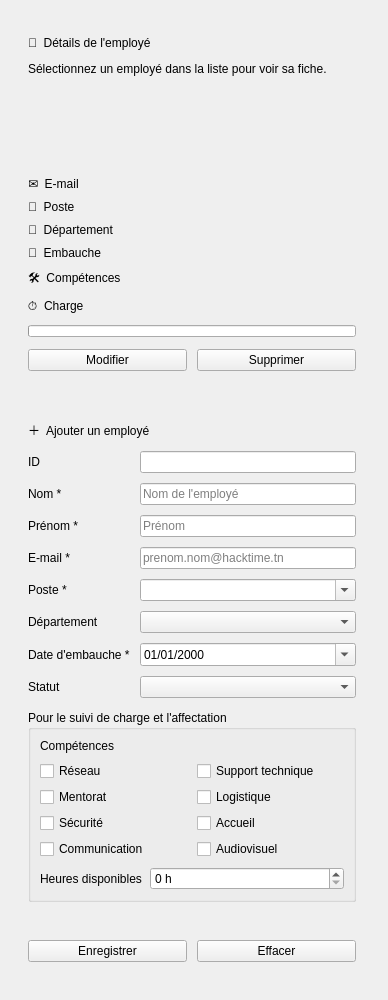
          <widget class="QWidget" name="colonneDroite">
           <property name="geometry">
            <rect>
             <x>0</x>
             <y>0</y>
             <width>388</width>
             <height>900</height>
            </rect>
           </property>
           <layout class="QVBoxLayout" name="dispositionColonneDroite">
            <property name="spacing">
             <number>16</number>
            </property>
            <property name="leftMargin">
             <number>10</number>
            </property>
            <property name="topMargin">
             <number>20</number>
            </property>
            <property name="rightMargin">
             <number>14</number>
            </property>
            <property name="bottomMargin">
             <number>20</number>
            </property>
            <item>
             <widget class="QFrame" name="carteDetails">
              <property name="carte" stdset="0">
               <bool>true</bool>
              </property>
              <layout class="QVBoxLayout" name="dispositionDetails">
               <property name="spacing">
                <number>12</number>
               </property>
               <property name="leftMargin">
                <number>18</number>
               </property>
               <property name="topMargin">
                <number>16</number>
               </property>
               <property name="rightMargin">
                <number>18</number>
               </property>
               <property name="bottomMargin">
                <number>18</number>
               </property>
               <item>
                <widget class="QLabel" name="titreDetails">
                 <property name="texte" stdset="0">
                  <string notr="true">h2</string>
                 </property>
                 <property name="text">
                  <string>👤  Détails de l'employé</string>
                 </property>
                </widget>
               </item>
               <item>
                <widget class="QLabel" name="detVide">
                 <property name="texte" stdset="0">
                  <string notr="true">discret</string>
                 </property>
                 <property name="wordWrap">
                  <bool>true</bool>
                 </property>
                 <property name="text">
                  <string>Sélectionnez un employé dans la liste pour voir sa fiche.</string>
                 </property>
                </widget>
               </item>
               <item>
                <widget class="QWidget" name="detContenu">
                 <layout class="QVBoxLayout" name="dispositionDetContenu">
                  <property name="spacing">
                   <number>12</number>
                  </property>
                  <property name="leftMargin">
                   <number>0</number>
                  </property>
                  <property name="topMargin">
                   <number>0</number>
                  </property>
                  <property name="rightMargin">
                   <number>0</number>
                  </property>
                  <property name="bottomMargin">
                   <number>0</number>
                  </property>
                  <item>
                   <widget class="QFrame" name="identite">
                    <layout class="QHBoxLayout" name="dispositionIdentite" stretch="0,1,0">
                     <property name="spacing">
                      <number>12</number>
                     </property>
                     <property name="leftMargin">
                      <number>12</number>
                     </property>
                     <property name="topMargin">
                      <number>12</number>
                     </property>
                     <property name="rightMargin">
                      <number>12</number>
                     </property>
                     <property name="bottomMargin">
                      <number>12</number>
                     </property>
                     <item>
                      <widget class="QLabel" name="detAvatar">
                       <property name="minimumSize">
                        <size>
                         <width>52</width>
                         <height>52</height>
                        </size>
                       </property>
                       <property name="maximumSize">
                        <size>
                         <width>52</width>
                         <height>52</height>
                        </size>
                       </property>
                       <property name="alignment">
                        <set>Qt::AlignCenter</set>
                       </property>
                      </widget>
                     </item>
                     <item>
                      <layout class="QVBoxLayout" name="nomsEmploye">
                       <property name="spacing">
                        <number>0</number>
                       </property>
                       <item>
                        <widget class="QLabel" name="detNom">
                         <property name="styleSheet">
                          <string notr="true">font-size:11pt;font-weight:bold;</string>
                         </property>
                         <property name="wordWrap">
                          <bool>true</bool>
                         </property>
                        </widget>
                       </item>
                       <item>
                        <widget class="QLabel" name="detId">
                         <property name="texte" stdset="0">
                          <string notr="true">petit</string>
                         </property>
                         <property name="text">
                          <string/>
                         </property>
                        </widget>
                       </item>
                      </layout>
                     </item>
                     <item alignment="Qt::AlignVCenter">
                      <widget class="QLabel" name="detStatut">
                       <property name="alignment">
                        <set>Qt::AlignCenter</set>
                       </property>
                      </widget>
                     </item>
                    </layout>
                   </widget>
                  </item>
                  <item>
                   <layout class="QGridLayout" name="grilleDetails" columnstretch="0,1">
                    <property name="horizontalSpacing">
                     <number>14</number>
                    </property>
                    <property name="verticalSpacing">
                     <number>9</number>
                    </property>
                    <item row="0" column="0" alignment="Qt::AlignTop">
                     <widget class="QLabel" name="libelleDetEmail">
                      <property name="text">
                       <string>✉️  E-mail</string>
                      </property>
                     </widget>
                    </item>
                    <item row="0" column="1">
                     <widget class="QLabel" name="detEmail">
                      <property name="wordWrap">
                       <bool>true</bool>
                      </property>
                      <property name="textInteractionFlags">
                       <set>Qt::TextSelectableByMouse</set>
                      </property>
                     </widget>
                    </item>
                    <item row="1" column="0" alignment="Qt::AlignTop">
                     <widget class="QLabel" name="libelleDetPoste">
                      <property name="text">
                       <string>💼  Poste</string>
                      </property>
                     </widget>
                    </item>
                    <item row="1" column="1">
                     <widget class="QLabel" name="detPoste">
                      <property name="wordWrap">
                       <bool>true</bool>
                      </property>
                      <property name="textInteractionFlags">
                       <set>Qt::TextSelectableByMouse</set>
                      </property>
                     </widget>
                    </item>
                    <item row="2" column="0" alignment="Qt::AlignTop">
                     <widget class="QLabel" name="libelleDetDepartement">
                      <property name="text">
                       <string>🏢  Département</string>
                      </property>
                     </widget>
                    </item>
                    <item row="2" column="1">
                     <widget class="QLabel" name="detDepartement">
                      <property name="wordWrap">
                       <bool>true</bool>
                      </property>
                      <property name="textInteractionFlags">
                       <set>Qt::TextSelectableByMouse</set>
                      </property>
                     </widget>
                    </item>
                    <item row="3" column="0" alignment="Qt::AlignTop">
                     <widget class="QLabel" name="libelleDetDate">
                      <property name="text">
                       <string>📅  Embauche</string>
                      </property>
                     </widget>
                    </item>
                    <item row="3" column="1">
                     <widget class="QLabel" name="detDate">
                      <property name="wordWrap">
                       <bool>true</bool>
                      </property>
                      <property name="textInteractionFlags">
                       <set>Qt::TextSelectableByMouse</set>
                      </property>
                     </widget>
                    </item>
                    <item row="4" column="0" alignment="Qt::AlignTop">
                     <widget class="QLabel" name="libelleDetCompetences">
                      <property name="text">
                       <string>🛠️  Compétences</string>
                      </property>
                     </widget>
                    </item>
                    <item row="4" column="1">
                     <widget class="QLabel" name="detCompetences">
                      <property name="wordWrap">
                       <bool>true</bool>
                      </property>
                      <property name="textInteractionFlags">
                       <set>Qt::TextSelectableByMouse</set>
                      </property>
                     </widget>
                    </item>
                    <item row="5" column="0" alignment="Qt::AlignTop">
                     <widget class="QLabel" name="libelleDetCharge">
                      <property name="text">
                       <string>⏱  Charge</string>
                      </property>
                     </widget>
                    </item>
                    <item row="5" column="1">
                     <widget class="QLabel" name="detCharge">
                      <property name="wordWrap">
                       <bool>true</bool>
                      </property>
                      <property name="textInteractionFlags">
                       <set>Qt::TextSelectableByMouse</set>
                      </property>
                     </widget>
                    </item>
                   </layout>
                  </item>
                  <item>
                   <widget class="QProgressBar" name="detBarre">
                    <property name="minimumSize">
                     <size>
                      <width>0</width>
                      <height>12</height>
                     </size>
                    </property>
                    <property name="maximumSize">
                     <size>
                      <width>16777215</width>
                      <height>12</height>
                     </size>
                    </property>
                    <property name="value">
                     <number>0</number>
                    </property>
                    <property name="textVisible">
                     <bool>false</bool>
                    </property>
                   </widget>
                  </item>
                  <item>
                   <layout class="QHBoxLayout" name="actionsDetails">
                    <property name="spacing">
                     <number>10</number>
                    </property>
                    <item>
                     <widget class="QPushButton" name="boutonModifier">
                      <property name="cursor">
                       <cursorShape>PointingHandCursor</cursorShape>
                      </property>
                      <property name="text">
                       <string>Modifier</string>
                      </property>
                      <property name="variante" stdset="0">
                       <string notr="true">primaire</string>
                      </property>
                     </widget>
                    </item>
                    <item>
                     <widget class="QPushButton" name="boutonSupprimer">
                      <property name="cursor">
                       <cursorShape>PointingHandCursor</cursorShape>
                      </property>
                      <property name="text">
                       <string>Supprimer</string>
                      </property>
                      <property name="variante" stdset="0">
                       <string notr="true">danger</string>
                      </property>
                     </widget>
                    </item>
                   </layout>
                  </item>
                 </layout>
                </widget>
               </item>
              </layout>
             </widget>
            </item>
            <item>
             <widget class="QFrame" name="carteFormulaire">
              <property name="carte" stdset="0">
               <bool>true</bool>
              </property>
              <layout class="QVBoxLayout" name="dispositionFormulaire">
               <property name="spacing">
                <number>12</number>
               </property>
               <property name="leftMargin">
                <number>18</number>
               </property>
               <property name="topMargin">
                <number>16</number>
               </property>
               <property name="rightMargin">
                <number>18</number>
               </property>
               <property name="bottomMargin">
                <number>18</number>
               </property>
               <item>
                <widget class="QLabel" name="formTitre">
                 <property name="texte" stdset="0">
                  <string notr="true">h2</string>
                 </property>
                 <property name="wordWrap">
                  <bool>true</bool>
                 </property>
                 <property name="text">
                  <string>＋  Ajouter un employé</string>
                 </property>
                </widget>
               </item>
               <item>
                <layout class="QGridLayout" name="grilleFormulaire" columnstretch="0,1">
                 <property name="horizontalSpacing">
                  <number>10</number>
                 </property>
                 <property name="verticalSpacing">
                  <number>10</number>
                 </property>
                 <item row="0" column="0">
                  <widget class="QLabel" name="libelleFId">
                   <property name="text">
                    <string>ID</string>
                   </property>
                  </widget>
                 </item>
                 <item row="0" column="1">
                  <widget class="QLineEdit" name="fId">
                   <property name="readOnly">
                    <bool>true</bool>
                   </property>
                  </widget>
                 </item>
                 <item row="1" column="0">
                  <widget class="QLabel" name="libelleFNom">
                   <property name="text">
                    <string>Nom *</string>
                   </property>
                  </widget>
                 </item>
                 <item row="1" column="1">
                  <widget class="QLineEdit" name="fNom">
                   <property name="maxLength">
                    <number>40</number>
                   </property>
                   <property name="placeholderText">
                    <string>Nom de l'employé</string>
                   </property>
                  </widget>
                 </item>
                 <item row="2" column="0">
                  <widget class="QLabel" name="libelleFPrenom">
                   <property name="text">
                    <string>Prénom *</string>
                   </property>
                  </widget>
                 </item>
                 <item row="2" column="1">
                  <widget class="QLineEdit" name="fPrenom">
                   <property name="maxLength">
                    <number>40</number>
                   </property>
                   <property name="placeholderText">
                    <string>Prénom</string>
                   </property>
                  </widget>
                 </item>
                 <item row="3" column="0">
                  <widget class="QLabel" name="libelleFEmail">
                   <property name="text">
                    <string>E-mail *</string>
                   </property>
                  </widget>
                 </item>
                 <item row="3" column="1">
                  <widget class="QLineEdit" name="fEmail">
                   <property name="maxLength">
                    <number>80</number>
                   </property>
                   <property name="placeholderText">
                    <string>prenom.nom@hacktime.tn</string>
                   </property>
                  </widget>
                 </item>
                 <item row="4" column="0">
                  <widget class="QLabel" name="libelleFPoste">
                   <property name="text">
                    <string>Poste *</string>
                   </property>
                  </widget>
                 </item>
                 <item row="4" column="1">
                  <widget class="QComboBox" name="fPoste">
                   <property name="editable">
                    <bool>true</bool>
                   </property>
                   <property name="insertPolicy">
                    <enum>QComboBox::NoInsert</enum>
                   </property>
                  </widget>
                 </item>
                 <item row="5" column="0">
                  <widget class="QLabel" name="libelleFDepartement">
                   <property name="text">
                    <string>Département</string>
                   </property>
                  </widget>
                 </item>
                 <item row="5" column="1">
                  <widget class="QComboBox" name="fDepartement"/>
                 </item>
                 <item row="6" column="0">
                  <widget class="QLabel" name="libelleFDate">
                   <property name="text">
                    <string>Date d'embauche *</string>
                   </property>
                  </widget>
                 </item>
                 <item row="6" column="1">
                  <widget class="QDateEdit" name="fDate">
                   <property name="displayFormat">
                    <string>dd/MM/yyyy</string>
                   </property>
                   <property name="calendarPopup">
                    <bool>true</bool>
                   </property>
                  </widget>
                 </item>
                 <item row="7" column="0">
                  <widget class="QLabel" name="libelleFStatut">
                   <property name="text">
                    <string>Statut</string>
                   </property>
                  </widget>
                 </item>
                 <item row="7" column="1">
                  <widget class="QComboBox" name="fStatut"/>
                 </item>
                </layout>
               </item>
               <item>
                <widget class="QGroupBox" name="groupeMetier">
                 <property name="title">
                  <string>Pour le suivi de charge et l'affectation</string>
                 </property>
                 <layout class="QVBoxLayout" name="dispositionGroupeMetier">
                  <property name="spacing">
                   <number>8</number>
                  </property>
                  <item>
                   <widget class="QLabel" name="libelleCompetences">
                    <property name="text">
                     <string>Compétences</string>
                    </property>
                   </widget>
                  </item>
                  <item>
                   <layout class="QGridLayout" name="grilleCompetences">
                    <property name="horizontalSpacing">
                     <number>10</number>
                    </property>
                    <property name="verticalSpacing">
                     <number>6</number>
                    </property>
                    <item row="0" column="0">
                     <widget class="QCheckBox" name="caseReseau">
                      <property name="text">
                       <string>Réseau</string>
                      </property>
                     </widget>
                    </item>
                    <item row="0" column="1">
                     <widget class="QCheckBox" name="caseSupport">
                      <property name="text">
                       <string>Support technique</string>
                      </property>
                     </widget>
                    </item>
                    <item row="1" column="0">
                     <widget class="QCheckBox" name="caseMentorat">
                      <property name="text">
                       <string>Mentorat</string>
                      </property>
                     </widget>
                    </item>
                    <item row="1" column="1">
                     <widget class="QCheckBox" name="caseLogistique">
                      <property name="text">
                       <string>Logistique</string>
                      </property>
                     </widget>
                    </item>
                    <item row="2" column="0">
                     <widget class="QCheckBox" name="caseSecurite">
                      <property name="text">
                       <string>Sécurité</string>
                      </property>
                     </widget>
                    </item>
                    <item row="2" column="1">
                     <widget class="QCheckBox" name="caseAccueil">
                      <property name="text">
                       <string>Accueil</string>
                      </property>
                     </widget>
                    </item>
                    <item row="3" column="0">
                     <widget class="QCheckBox" name="caseCommunication">
                      <property name="text">
                       <string>Communication</string>
                      </property>
                     </widget>
                    </item>
                    <item row="3" column="1">
                     <widget class="QCheckBox" name="caseAudiovisuel">
                      <property name="text">
                       <string>Audiovisuel</string>
                      </property>
                     </widget>
                    </item>
                   </layout>
                  </item>
                  <item>
                   <layout class="QHBoxLayout" name="ligneDispo" stretch="0,1">
                    <item>
                     <widget class="QLabel" name="libelleDispo">
                      <property name="text">
                       <string>Heures disponibles</string>
                      </property>
                     </widget>
                    </item>
                    <item>
                     <widget class="QSpinBox" name="fDispo">
                      <property name="suffix">
                       <string> h</string>
                      </property>
                      <property name="minimum">
                       <number>0</number>
                      </property>
                      <property name="maximum">
                       <number>72</number>
                      </property>
                     </widget>
                    </item>
                   </layout>
                  </item>
                 </layout>
                </widget>
               </item>
               <item>
                <widget class="QLabel" name="formErreur">
                 <property name="texte" stdset="0">
                  <string notr="true">erreur</string>
                 </property>
                 <property name="wordWrap">
                  <bool>true</bool>
                 </property>
                 <property name="text">
                  <string/>
                 </property>
                </widget>
               </item>
               <item>
                <layout class="QHBoxLayout" name="actionsFormulaire">
                 <property name="spacing">
                  <number>10</number>
                 </property>
                 <item>
                  <widget class="QPushButton" name="boutonEnregistrer">
                   <property name="cursor">
                    <cursorShape>PointingHandCursor</cursorShape>
                   </property>
                   <property name="text">
                    <string>Enregistrer</string>
                   </property>
                   <property name="variante" stdset="0">
                    <string notr="true">primaire</string>
                   </property>
                  </widget>
                 </item>
                 <item>
                  <widget class="QPushButton" name="fEffacer">
                   <property name="cursor">
                    <cursorShape>PointingHandCursor</cursorShape>
                   </property>
                   <property name="text">
                    <string>Effacer</string>
                   </property>
                   <property name="variante" stdset="0">
                    <string notr="true">contour</string>
                   </property>
                  </widget>
                 </item>
                </layout>
               </item>
              </layout>
             </widget>
            </item>
            <item>
             <spacer name="ressortColonneDroite">
              <property name="orientation">
               <enum>Qt::Vertical</enum>
              </property>
              <property name="sizeHint" stdset="0">
               <size>
                <width>20</width>
                <height>40</height>
               </size>
              </property>
             </spacer>
            </item>
           </layout>
          </widget>
